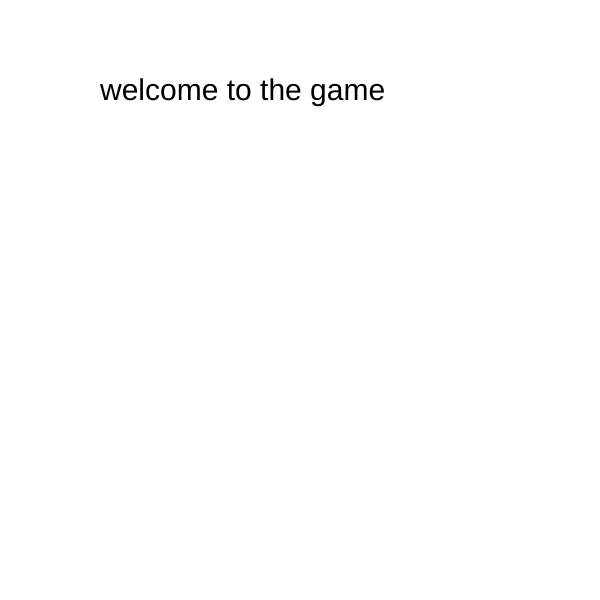
Frame 1 (no input)
Frame 60 (no input): identical to frame 1, image omitted
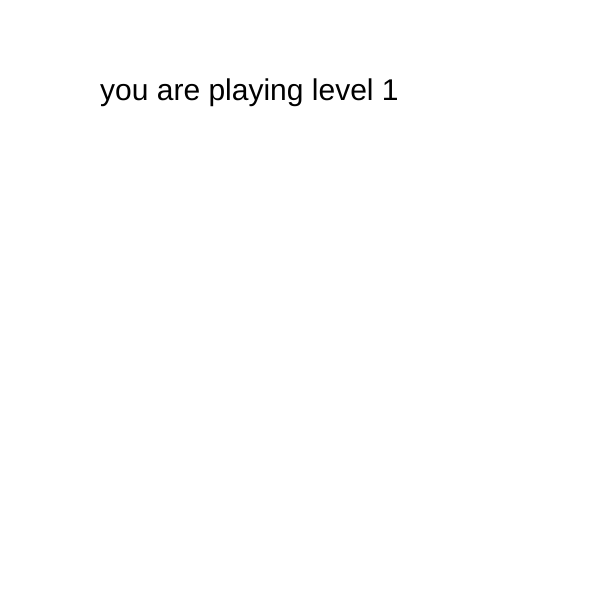
Frame 120 (the mouse pressed at the canvas centre since frame 60)

The p5.js sketch that drew these frames (run headless with seeded random() and noise() and a simulated clock; from frame 60 on, the mouse is pressed at the canvas centre):

// p5.js sketch
// ── sketch.js
var level = 0;

function setup() {
  createCanvas(600, 600);
  textSize(30);
}

function draw() {
  background(255);
  if (level == 0) {
    text("welcome to the game", 100, 100);
  } else if (level == 1) {
    text("you are playing level 1", 100, 100);
  } else if (level == 2) {
    text("you are playing level 2", 100, 100);
  } else {
    text("game over", 100, 100);
  }
}

function mousePressed() {
  level = level + 1;
}
